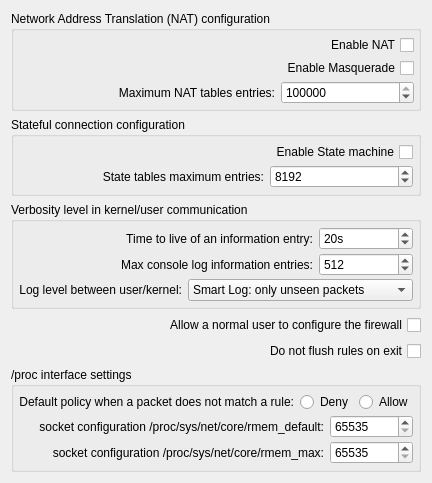
     <widget class="QWidget" name="tabAdvanced">
      <attribute name="title">
       <string>Advanced</string>
      </attribute>
      <layout class="QVBoxLayout">
       <item>
        <widget class="QGroupBox" name="groupBoxNatConf">
         <property name="title">
          <string>Network Address Translation (NAT) configuration</string>
         </property>
         <layout class="QGridLayout">
          <property name="verticalSpacing">
           <number>3</number>
          </property>
          <property name="margin">
           <number>4</number>
          </property>
          <item row="0" column="1">
           <widget class="IQFCheckBox" name="cbNat">
            <property name="layoutDirection">
             <enum>Qt::RightToLeft</enum>
            </property>
            <property name="text">
             <string>Enable NAT</string>
            </property>
           </widget>
          </item>
          <item row="1" column="1">
           <widget class="IQFCheckBox" name="cbMasq">
            <property name="layoutDirection">
             <enum>Qt::RightToLeft</enum>
            </property>
            <property name="text">
             <string>Enable Masquerade</string>
            </property>
           </widget>
          </item>
          <item row="2" column="0">
           <widget class="QLabel" name="labelNatMaxEntries">
            <property name="sizePolicy">
             <sizepolicy hsizetype="Preferred" vsizetype="Preferred">
              <horstretch>3</horstretch>
              <verstretch>0</verstretch>
             </sizepolicy>
            </property>
            <property name="text">
             <string>Maximum NAT tables entries:</string>
            </property>
            <property name="alignment">
             <set>Qt::AlignRight|Qt::AlignTrailing|Qt::AlignVCenter</set>
            </property>
           </widget>
          </item>
          <item row="2" column="1">
           <widget class="IQFSpinBox" name="sbMaxNatTables">
            <property name="sizePolicy">
             <sizepolicy hsizetype="Minimum" vsizetype="Fixed">
              <horstretch>1</horstretch>
              <verstretch>0</verstretch>
             </sizepolicy>
            </property>
            <property name="minimum">
             <number>24</number>
            </property>
            <property name="maximum">
             <number>99999999</number>
            </property>
            <property name="value">
             <number>262144</number>
            </property>
           </widget>
          </item>
         </layout>
        </widget>
       </item>
       <item>
        <widget class="QGroupBox" name="groupBoxConfState">
         <property name="title">
          <string>Stateful connection configuration</string>
         </property>
         <layout class="QGridLayout">
          <property name="verticalSpacing">
           <number>3</number>
          </property>
          <property name="margin">
           <number>5</number>
          </property>
          <item row="0" column="1">
           <widget class="IQFCheckBox" name="cbStateful">
            <property name="layoutDirection">
             <enum>Qt::RightToLeft</enum>
            </property>
            <property name="text">
             <string>Enable State machine</string>
            </property>
           </widget>
          </item>
          <item row="1" column="0">
           <widget class="QLabel" name="labelStateTablesLifetime">
            <property name="sizePolicy">
             <sizepolicy hsizetype="Preferred" vsizetype="Preferred">
              <horstretch>2</horstretch>
              <verstretch>0</verstretch>
             </sizepolicy>
            </property>
            <property name="text">
             <string>State tables maximum entries:</string>
            </property>
            <property name="alignment">
             <set>Qt::AlignRight|Qt::AlignTrailing|Qt::AlignVCenter</set>
            </property>
           </widget>
          </item>
          <item row="1" column="1">
           <widget class="IQFSpinBox" name="sbMaxStateTables">
            <property name="sizePolicy">
             <sizepolicy hsizetype="Minimum" vsizetype="Fixed">
              <horstretch>1</horstretch>
              <verstretch>0</verstretch>
             </sizepolicy>
            </property>
            <property name="minimum">
             <number>24</number>
            </property>
            <property name="maximum">
             <number>99999999</number>
            </property>
            <property name="value">
             <number>8192</number>
            </property>
           </widget>
          </item>
         </layout>
        </widget>
       </item>
       <item>
        <widget class="QGroupBox" name="groupBoxConfLoguser">
         <property name="title">
          <string>Verbosity level in kernel/user communication</string>
         </property>
         <layout class="QGridLayout">
          <property name="verticalSpacing">
           <number>3</number>
          </property>
          <property name="margin">
           <number>5</number>
          </property>
          <item row="0" column="0" colspan="2">
           <widget class="QLabel" name="labelLoginfoLifetime">
            <property name="sizePolicy">
             <sizepolicy hsizetype="Preferred" vsizetype="Preferred">
              <horstretch>4</horstretch>
              <verstretch>0</verstretch>
             </sizepolicy>
            </property>
            <property name="text">
             <string>Time to live of an information entry:</string>
            </property>
            <property name="alignment">
             <set>Qt::AlignRight|Qt::AlignTrailing|Qt::AlignVCenter</set>
            </property>
           </widget>
          </item>
          <item row="0" column="2">
           <widget class="IQFSpinBox" name="spinBoxLoginfoTimeout">
            <property name="sizePolicy">
             <sizepolicy hsizetype="Minimum" vsizetype="Fixed">
              <horstretch>0</horstretch>
              <verstretch>0</verstretch>
             </sizepolicy>
            </property>
            <property name="suffix">
             <string>s</string>
            </property>
            <property name="minimum">
             <number>10</number>
            </property>
            <property name="maximum">
             <number>3600</number>
            </property>
            <property name="value">
             <number>20</number>
            </property>
           </widget>
          </item>
          <item row="1" column="0" colspan="2">
           <widget class="QLabel" name="labelMaxLogEntries">
            <property name="text">
             <string>Max console log information entries:</string>
            </property>
            <property name="alignment">
             <set>Qt::AlignRight|Qt::AlignTrailing|Qt::AlignVCenter</set>
            </property>
           </widget>
          </item>
          <item row="1" column="2">
           <widget class="IQFSpinBox" name="sbMaxLogEntries">
            <property name="minimum">
             <number>24</number>
            </property>
            <property name="maximum">
             <number>4096</number>
            </property>
            <property name="value">
             <number>512</number>
            </property>
           </widget>
          </item>
          <item row="2" column="0">
           <widget class="QLabel" name="labelLoguser">
            <property name="text">
             <string>Log level between user/kernel:</string>
            </property>
            <property name="alignment">
             <set>Qt::AlignRight|Qt::AlignTrailing|Qt::AlignVCenter</set>
            </property>
           </widget>
          </item>
          <item row="2" column="1" colspan="2">
           <widget class="IQFComboBox" name="comboBoxLoguser">
            <property name="sizePolicy">
             <sizepolicy hsizetype="Preferred" vsizetype="Fixed">
              <horstretch>3</horstretch>
              <verstretch>0</verstretch>
             </sizepolicy>
            </property>
            <item>
             <property name="text">
              <string>Smart Log: only unseen packets</string>
             </property>
            </item>
            <item>
             <property name="text">
              <string>No packets sent</string>
             </property>
            </item>
            <item>
             <property name="text">
              <string>Implicit verdicts only</string>
             </property>
            </item>
            <item>
             <property name="text">
              <string>Negative verdicts only</string>
             </property>
            </item>
            <item>
             <property name="text">
              <string>Positive and negative only</string>
             </property>
            </item>
            <item>
             <property name="text">
              <string>All packets</string>
             </property>
            </item>
           </widget>
          </item>
         </layout>
        </widget>
       </item>
       <item>
        <widget class="IQFCheckBox" name="cbAllowUser">
         <property name="layoutDirection">
          <enum>Qt::RightToLeft</enum>
         </property>
         <property name="text">
          <string>Allow a normal user to configure the firewall</string>
         </property>
        </widget>
       </item>
       <item>
        <widget class="IQFCheckBox" name="cbNoFlush">
         <property name="layoutDirection">
          <enum>Qt::RightToLeft</enum>
         </property>
         <property name="text">
          <string>Do not flush rules on exit</string>
         </property>
        </widget>
       </item>
       <item>
        <widget class="QGroupBox" name="groupBoxExpert">
         <property name="title">
          <string>/proc interface settings</string>
         </property>
         <layout class="QGridLayout">
          <property name="verticalSpacing">
           <number>3</number>
          </property>
          <property name="margin">
           <number>5</number>
          </property>
          <item row="0" column="0">
           <widget class="QLabel" name="labelDefaultPolicy">
            <property name="text">
             <string>Default policy when a packet does not match a rule:</string>
            </property>
            <property name="alignment">
             <set>Qt::AlignRight|Qt::AlignTrailing|Qt::AlignVCenter</set>
            </property>
           </widget>
          </item>
          <item row="0" column="1" colspan="2">
           <widget class="IQFRadioButton" name="rBDefPolicyDeny">
            <property name="text">
             <string>Deny</string>
            </property>
           </widget>
          </item>
          <item row="0" column="3">
           <widget class="IQFRadioButton" name="rBDefPolicyAllow">
            <property name="text">
             <string>Allow</string>
            </property>
           </widget>
          </item>
          <item row="1" column="0" colspan="2">
           <widget class="QLabel" name="labelProcRmemDefault">
            <property name="text">
             <string>socket configuration /proc/sys/net/core/rmem_default:</string>
            </property>
            <property name="alignment">
             <set>Qt::AlignRight|Qt::AlignTrailing|Qt::AlignVCenter</set>
            </property>
           </widget>
          </item>
          <item row="1" column="2" colspan="2">
           <widget class="IQFSpinBox" name="sBProcRmemDefault">
            <property name="sizePolicy">
             <sizepolicy hsizetype="Minimum" vsizetype="Fixed">
              <horstretch>0</horstretch>
              <verstretch>0</verstretch>
             </sizepolicy>
            </property>
            <property name="suffix">
             <string/>
            </property>
            <property name="minimum">
             <number>65535</number>
            </property>
            <property name="maximum">
             <number>1048576</number>
            </property>
            <property name="value">
             <number>65535</number>
            </property>
           </widget>
          </item>
          <item row="2" column="0" colspan="2">
           <widget class="QLabel" name="labelProcRmemMax">
            <property name="text">
             <string>socket configuration /proc/sys/net/core/rmem_max:</string>
            </property>
            <property name="alignment">
             <set>Qt::AlignRight|Qt::AlignTrailing|Qt::AlignVCenter</set>
            </property>
           </widget>
          </item>
          <item row="2" column="2" colspan="2">
           <widget class="IQFSpinBox" name="sBProcRmemMax">
            <property name="sizePolicy">
             <sizepolicy hsizetype="Minimum" vsizetype="Fixed">
              <horstretch>0</horstretch>
              <verstretch>0</verstretch>
             </sizepolicy>
            </property>
            <property name="suffix">
             <string/>
            </property>
            <property name="minimum">
             <number>65535</number>
            </property>
            <property name="maximum">
             <number>1048576</number>
            </property>
            <property name="value">
             <number>65535</number>
            </property>
           </widget>
          </item>
         </layout>
        </widget>
       </item>
      </layout>
     </widget>
